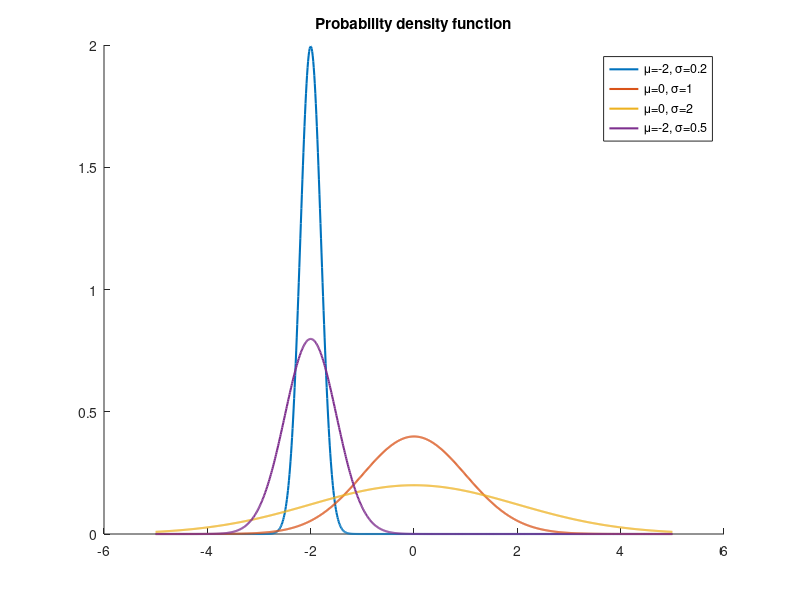
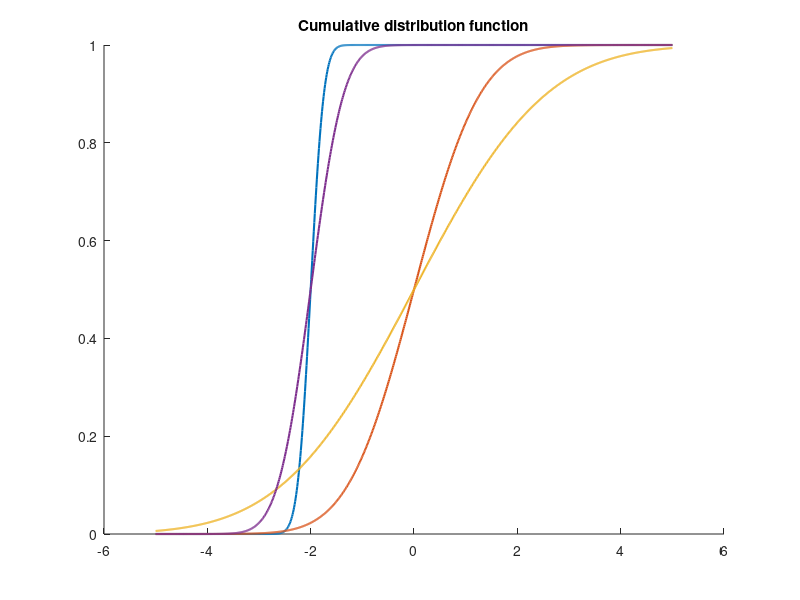

The MATLAB script that drew these images, in order:
%% NORMAL DISTRIBUTION N(mu,sigma)
% figures with the pdfs and the cdfs

% Support of the normal distribution
support=-5:0.01:5;

%% Probability density function
% normpdf -> function used to evaluate the exact pdf
hold on
set(0,'defaultlinelinewidth',1.5);
plot(support,normpdf(support,-2,0.2))
plot(support,normpdf(support,0,1))
plot(support,normpdf(support,0,2))
plot(support,normpdf(support,-2,0.5))
legend('\mu=-2, \sigma=0.2', '\mu=0, \sigma=1', '\mu=0, \sigma=2','\mu=-2, \sigma=0.5')
title('Probability density function')


%% Cumulative distribution function
% normcdf -> function used to evaluate the exact cdf
figure
hold on
set(0,'defaultlinelinewidth',1.5);
plot(support,normcdf(support,-2,0.2))
plot(support,normcdf(support,0,1))
plot(support,normcdf(support,0,2))
plot(support,normcdf(support,-2,0.5))
title('Cumulative distribution function')
